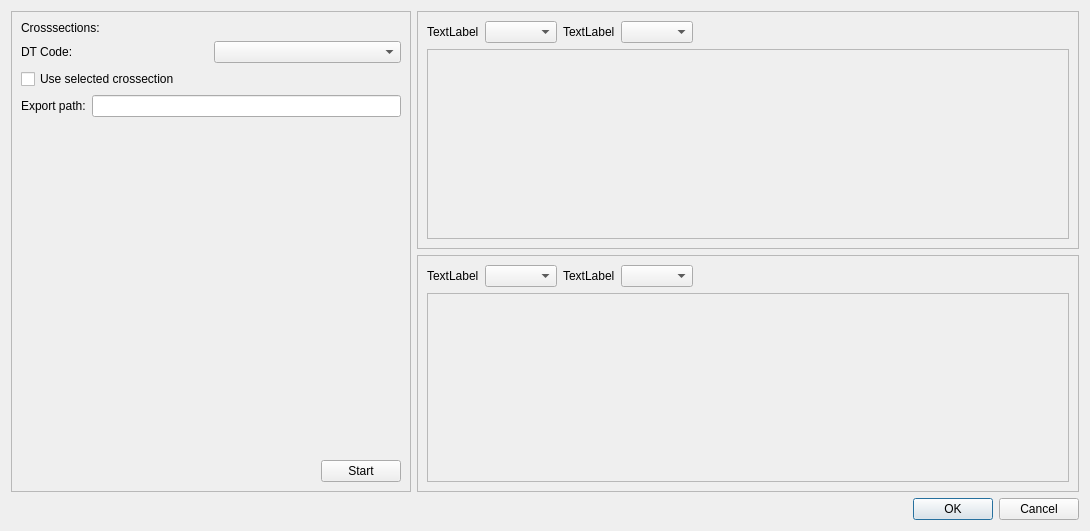
<?xml version="1.0" encoding="UTF-8"?>
<ui version="4.0">
 <class>pbStart</class>
 <widget class="QDialog" name="pbStart">
  <property name="geometry">
   <rect>
    <x>0</x>
    <y>0</y>
    <width>1090</width>
    <height>531</height>
   </rect>
  </property>
  <property name="windowTitle">
   <string>Example</string>
  </property>
  <layout class="QGridLayout" name="gridLayout_4">
   <item row="0" column="0">
    <layout class="QVBoxLayout" name="verticalLayout_5">
     <item>
      <layout class="QHBoxLayout" name="horizontalLayout_7">
       <item>
        <widget class="QFrame" name="frame">
         <property name="maximumSize">
          <size>
           <width>400</width>
           <height>16777215</height>
          </size>
         </property>
         <property name="frameShape">
          <enum>QFrame::StyledPanel</enum>
         </property>
         <property name="frameShadow">
          <enum>QFrame::Raised</enum>
         </property>
         <layout class="QGridLayout" name="gridLayout">
          <item row="0" column="0">
           <layout class="QVBoxLayout" name="verticalLayout">
            <item>
             <widget class="QLabel" name="label">
              <property name="text">
               <string>Crosssections:</string>
              </property>
             </widget>
            </item>
            <item>
             <layout class="QHBoxLayout" name="horizontalLayout_3">
              <item>
               <widget class="QLabel" name="label_2">
                <property name="text">
                 <string>DT Code:</string>
                </property>
               </widget>
              </item>
              <item>
               <widget class="QgsFeatureListComboBox" name="mFeatureListComboBox"/>
              </item>
             </layout>
            </item>
            <item>
             <widget class="QCheckBox" name="checkBox">
              <property name="text">
               <string>Use selected crossection</string>
              </property>
             </widget>
            </item>
            <item>
             <layout class="QHBoxLayout" name="horizontalLayout_2">
              <item>
               <widget class="QLabel" name="label_3">
                <property name="text">
                 <string>Export path:</string>
                </property>
               </widget>
              </item>
              <item>
               <widget class="QLineEdit" name="lineEdit"/>
              </item>
             </layout>
            </item>
            <item>
             <spacer name="verticalSpacer">
              <property name="orientation">
               <enum>Qt::Vertical</enum>
              </property>
              <property name="sizeHint" stdset="0">
               <size>
                <width>20</width>
                <height>40</height>
               </size>
              </property>
             </spacer>
            </item>
            <item>
             <layout class="QHBoxLayout" name="horizontalLayout_4">
              <item>
               <spacer name="horizontalSpacer_2">
                <property name="orientation">
                 <enum>Qt::Horizontal</enum>
                </property>
                <property name="sizeHint" stdset="0">
                 <size>
                  <width>40</width>
                  <height>20</height>
                 </size>
                </property>
               </spacer>
              </item>
              <item>
               <widget class="QPushButton" name="pushButton">
                <property name="text">
                 <string>Start</string>
                </property>
               </widget>
              </item>
             </layout>
            </item>
           </layout>
          </item>
         </layout>
        </widget>
       </item>
       <item>
        <layout class="QVBoxLayout" name="verticalLayout_4">
         <item>
          <widget class="QFrame" name="frame_2">
           <property name="frameShape">
            <enum>QFrame::StyledPanel</enum>
           </property>
           <property name="frameShadow">
            <enum>QFrame::Raised</enum>
           </property>
           <layout class="QGridLayout" name="gridLayout_2">
            <item row="0" column="0">
             <layout class="QVBoxLayout" name="verticalLayout_2">
              <item>
               <layout class="QHBoxLayout" name="horizontalLayout_5">
                <item>
                 <widget class="QLabel" name="label_4">
                  <property name="text">
                   <string>TextLabel</string>
                  </property>
                 </widget>
                </item>
                <item>
                 <widget class="QgsMapLayerComboBox" name="mMapLayerComboBox"/>
                </item>
                <item>
                 <widget class="QLabel" name="label_5">
                  <property name="text">
                   <string>TextLabel</string>
                  </property>
                 </widget>
                </item>
                <item>
                 <widget class="QgsFeatureListComboBox" name="mFeatureListComboBox_2"/>
                </item>
                <item>
                 <spacer name="horizontalSpacer_3">
                  <property name="orientation">
                   <enum>Qt::Horizontal</enum>
                  </property>
                  <property name="sizeHint" stdset="0">
                   <size>
                    <width>40</width>
                    <height>20</height>
                   </size>
                  </property>
                 </spacer>
                </item>
               </layout>
              </item>
              <item>
               <widget class="QFrame" name="frame_3">
                <property name="sizePolicy">
                 <sizepolicy hsizetype="Preferred" vsizetype="Expanding">
                  <horstretch>0</horstretch>
                  <verstretch>0</verstretch>
                 </sizepolicy>
                </property>
                <property name="frameShape">
                 <enum>QFrame::StyledPanel</enum>
                </property>
                <property name="frameShadow">
                 <enum>QFrame::Raised</enum>
                </property>
               </widget>
              </item>
             </layout>
            </item>
           </layout>
          </widget>
         </item>
         <item>
          <widget class="QFrame" name="frame_4">
           <property name="frameShape">
            <enum>QFrame::StyledPanel</enum>
           </property>
           <property name="frameShadow">
            <enum>QFrame::Raised</enum>
           </property>
           <layout class="QGridLayout" name="gridLayout_3">
            <item row="0" column="0">
             <layout class="QVBoxLayout" name="verticalLayout_3">
              <item>
               <layout class="QHBoxLayout" name="horizontalLayout_6">
                <item>
                 <widget class="QLabel" name="label_6">
                  <property name="text">
                   <string>TextLabel</string>
                  </property>
                 </widget>
                </item>
                <item>
                 <widget class="QgsMapLayerComboBox" name="mMapLayerComboBox_2"/>
                </item>
                <item>
                 <widget class="QLabel" name="label_7">
                  <property name="text">
                   <string>TextLabel</string>
                  </property>
                 </widget>
                </item>
                <item>
                 <widget class="QgsFeatureListComboBox" name="mFeatureListComboBox_3"/>
                </item>
                <item>
                 <spacer name="horizontalSpacer_4">
                  <property name="orientation">
                   <enum>Qt::Horizontal</enum>
                  </property>
                  <property name="sizeHint" stdset="0">
                   <size>
                    <width>40</width>
                    <height>20</height>
                   </size>
                  </property>
                 </spacer>
                </item>
               </layout>
              </item>
              <item>
               <widget class="QFrame" name="frame_5">
                <property name="sizePolicy">
                 <sizepolicy hsizetype="Preferred" vsizetype="Expanding">
                  <horstretch>0</horstretch>
                  <verstretch>0</verstretch>
                 </sizepolicy>
                </property>
                <property name="frameShape">
                 <enum>QFrame::StyledPanel</enum>
                </property>
                <property name="frameShadow">
                 <enum>QFrame::Raised</enum>
                </property>
               </widget>
              </item>
             </layout>
            </item>
           </layout>
          </widget>
         </item>
        </layout>
       </item>
      </layout>
     </item>
     <item>
      <layout class="QHBoxLayout" name="horizontalLayout">
       <item>
        <spacer name="horizontalSpacer">
         <property name="orientation">
          <enum>Qt::Horizontal</enum>
         </property>
         <property name="sizeHint" stdset="0">
          <size>
           <width>40</width>
           <height>20</height>
          </size>
         </property>
        </spacer>
       </item>
       <item>
        <widget class="QDialogButtonBox" name="button_box">
         <property name="orientation">
          <enum>Qt::Horizontal</enum>
         </property>
         <property name="standardButtons">
          <set>QDialogButtonBox::Cancel|QDialogButtonBox::Ok</set>
         </property>
        </widget>
       </item>
      </layout>
     </item>
    </layout>
   </item>
  </layout>
 </widget>
 <customwidgets>
  <customwidget>
   <class>QgsFeatureListComboBox</class>
   <extends>QComboBox</extends>
   <header>qgsfeaturelistcombobox.h</header>
  </customwidget>
  <customwidget>
   <class>QgsMapLayerComboBox</class>
   <extends>QComboBox</extends>
   <header>qgsmaplayercombobox.h</header>
  </customwidget>
 </customwidgets>
 <resources/>
 <connections>
  <connection>
   <sender>button_box</sender>
   <signal>accepted()</signal>
   <receiver>pbStart</receiver>
   <slot>accept()</slot>
   <hints>
    <hint type="sourcelabel">
     <x>20</x>
     <y>20</y>
    </hint>
    <hint type="destinationlabel">
     <x>20</x>
     <y>20</y>
    </hint>
   </hints>
  </connection>
  <connection>
   <sender>button_box</sender>
   <signal>rejected()</signal>
   <receiver>pbStart</receiver>
   <slot>reject()</slot>
   <hints>
    <hint type="sourcelabel">
     <x>20</x>
     <y>20</y>
    </hint>
    <hint type="destinationlabel">
     <x>20</x>
     <y>20</y>
    </hint>
   </hints>
  </connection>
 </connections>
</ui>
